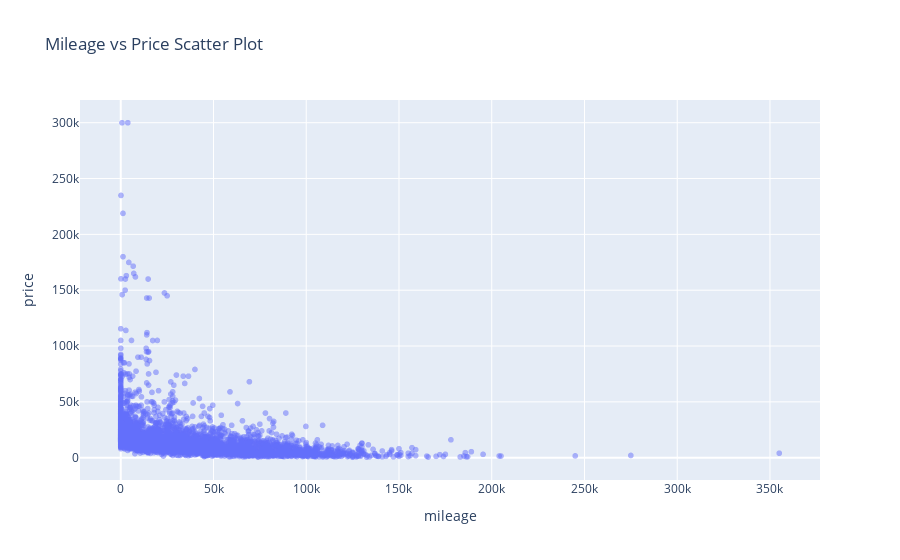

Source (notebook cell):
### Code cell
fig = px.scatter(data_demo, x='mileage', y='price', opacity=0.5, title='Mileage vs Price Scatter Plot')
fig.show()

### Figure 1 — Plotly figure (JSON) as saved in the notebook; plotly's stock layout.template omitted (floating-point values rounded to 4 significant figures; data arrays with more than 128 entries replaced by an {"elided": "..."} marker saying what was removed)
{"data": [{"hovertemplate": "mileage=%{x}<br>price=%{y}<extra></extra>", "legendgroup": "", "marker": {"color": "#636efa", "opacity": 0.5, "symbol": "circle"}, "mode": "markers", "name": "", "showlegend": false, "type": "scattergl", "x": {"elided": "3988 float values"}, "xaxis": "x", "y": {"elided": "3988 int values"}, "yaxis": "y"}], "layout": {"legend": {"tracegroupgap": 0}, "title": {"text": "Mileage vs Price Scatter Plot"}, "xaxis": {"anchor": "y", "domain": [0, 1], "title": {"text": "mileage"}}, "yaxis": {"anchor": "x", "domain": [0, 1], "title": {"text": "price"}}}}
